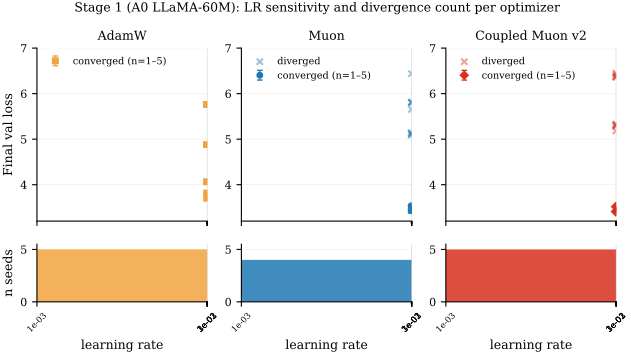

The script that drew this image:
"""Fig 2 — A0 LR sensitivity per optimizer + bottom divergence strip."""
from __future__ import annotations

import sys
from pathlib import Path

import matplotlib.pyplot as plt
import numpy as np
import pandas as pd

sys.path.insert(0, str(Path(__file__).resolve().parent))
from _common import DATA_DIR, OPT_COLOR, OPT_LABEL, OPT_MARKER, OPTIMIZERS, save_fig, setup_mpl


def main() -> None:
    setup_mpl()
    s1 = pd.read_parquet(DATA_DIR / "coupled_muon_A0_repro_summary.parquet")

    fig, axes = plt.subplots(2, 3, figsize=(7.5, 3.3), sharex=True,
                             gridspec_kw={"height_ratios": [3, 1]})
    for col, opt in enumerate(OPTIMIZERS):
        sub = s1[s1["optimizer"] == opt]
        ax_top = axes[0, col]
        ax_bot = axes[1, col]
        # Top: median + scatter of converged seeds
        converged = sub[~sub["diverged"].astype(bool)]
        diverged = sub[sub["diverged"].astype(bool)]
        if len(converged):
            agg = converged.groupby("lr")["final_val_loss"].agg(["median", "min", "max", "size"]).reset_index()
            ax_top.errorbar(
                agg["lr"], agg["median"],
                yerr=[agg["median"] - agg["min"], agg["max"] - agg["median"]],
                fmt=OPT_MARKER[opt], color=OPT_COLOR[opt], capsize=2, lw=0.8,
                markersize=4, label=f"converged (n=1–{int(agg['size'].max())})",
            )
        if len(diverged):
            ax_top.scatter(diverged["lr"], diverged["final_val_loss"],
                           marker="x", color=OPT_COLOR[opt], alpha=0.45, s=20, label="diverged")
        ax_top.set_xscale("log")
        ax_top.set_title(OPT_LABEL[opt])
        if col == 0:
            ax_top.set_ylabel("Final val loss")
        ax_top.set_ylim(3.2, 7.0)
        ax_top.legend(loc="upper left", fontsize=7, frameon=False)
        # Bottom: stacked bar of converged / diverged seed counts per LR
        all_lrs = sorted(sub["lr"].dropna().unique())
        conv_counts = [(sub[(sub["lr"] == l) & (~sub["diverged"].astype(bool))]).shape[0] for l in all_lrs]
        div_counts = [(sub[(sub["lr"] == l) & (sub["diverged"].astype(bool))]).shape[0] for l in all_lrs]
        x = np.arange(len(all_lrs))
        ax_bot.bar(x, conv_counts, color=OPT_COLOR[opt], alpha=0.85, label="conv")
        ax_bot.bar(x, div_counts, bottom=conv_counts, color="lightgrey", alpha=0.95, label="div")
        ax_bot.set_xticks(x)
        ax_bot.set_xticklabels([f"{l:.0e}" for l in all_lrs], fontsize=6, rotation=45)
        ax_bot.set_ylim(0, 5.5)
        if col == 0:
            ax_bot.set_ylabel("n seeds")
        ax_bot.set_xlabel("learning rate")
    fig.suptitle("Stage 1 (A0 LLaMA-60M): LR sensitivity and divergence count per optimizer", y=1.02, fontsize=9)
    save_fig(fig, "fig02_stage1_lr_sensitivity")


if __name__ == "__main__":
    main()
